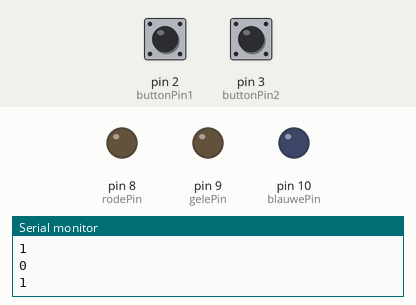
Simulated run of this sketch. Board: Arduino Uno, built with avr-gcc and run on an emulated ATmega328P. Parts: output pins drawn as LEDs (lit = HIGH), the last lines printed to the serial monitor. Dashed ring = blinking. The inputs (shaded band) are chosen by the test bench; at power-on: pin 2 (buttonPin1) HIGH, pin 3 (buttonPin2) HIGH.

Above: at 1.2 s.
1.3 s: pin 2 (buttonPin1) pulled LOW for 1 s
At 2.7 s:
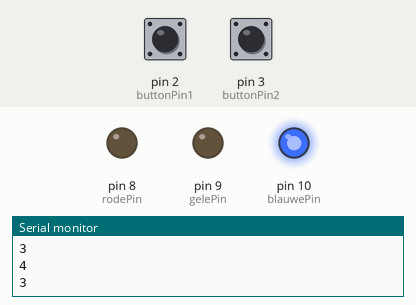
3.8 s: pin 3 (buttonPin2) pulled LOW for 3.2 s
At 4.08 s:
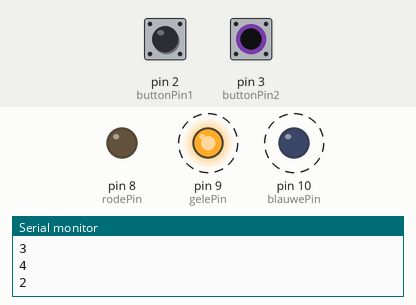
8.5 s: pin 3 (buttonPin2) pulled LOW for 0.15 s
At 9.8 s:
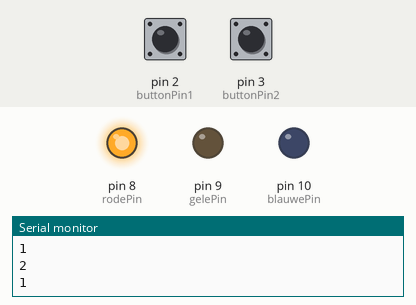
10.1 s: pin 3 (buttonPin2) pulled LOW for 1 s
At 12.0 s:
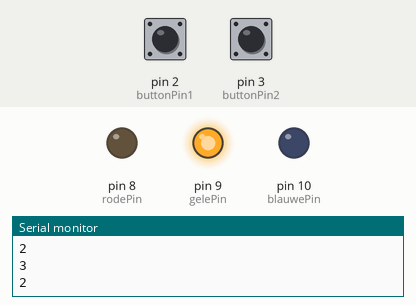
Timing chart, 0 to 13.5 s (numbered marks = the images above; inputs shaded):
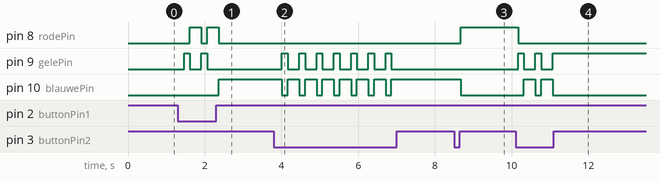

Measured:
- after the input at 1.3 s, pin 8 (rodePin): alternates HIGH for 0.30 s and LOW for 0.15 s, 4 changes in all, then stays LOW, starting after 0.31 s; pin 9 (gelePin): alternates HIGH for 0.15 s and LOW for 0.30 s, 4 changes in all, then stays LOW, starting after 0.16 s; pin 10 (blauwePin): LOW → HIGH after 1.1 s
- after the input at 3.8 s, pin 9 (gelePin): alternates HIGH for 0.15 s and LOW for 0.30 s, 14 changes in all, then stays LOW, starting after 0.21 s; pin 10 (blauwePin): alternates HIGH for 0.30 s and LOW for 0.15 s, 14 changes in all, then stays HIGH, starting after 0.21 s
- after the input at 8.5 s, pin 8 (rodePin): LOW → HIGH after 0.17 s; pin 10 (blauwePin): HIGH → LOW after 0.17 s
- after the input at 10.1 s, pin 8 (rodePin): HIGH → LOW after 0.07 s; pin 9 (gelePin): alternates HIGH for 0.15 s and LOW for 0.30 s, 5 changes in all, then stays HIGH, starting after 0.07 s; pin 10 (blauwePin): alternates HIGH for 0.30 s and LOW for 0.15 s, 4 changes in all, then stays LOW, starting after 0.22 s

The sketch:

POC_5.1.4.ino
```cpp
const int rodePin = 8;
const int gelePin = 9;
const int blauwePin = 10;
const int buttonPin1 = 2;
const int buttonPin2 = 3;

int buttonState1 = 0;
int buttonState2 = 0;
int buttonPrevious = 0;
int count = 0;

void setup() {
    Serial.begin(9600);
    pinMode (rodePin, OUTPUT);
    pinMode (gelePin, OUTPUT);
    pinMode (blauwePin, OUTPUT);
    pinMode (buttonPin1, INPUT_PULLUP);
    pinMode (buttonPin2, INPUT_PULLUP);
}

void loop() {
    // Als de button wordt ingedrukt, gaat count 1 omhoog en verschijnt het aantal op de SM
    buttonState1 = digitalRead(buttonPin1);
    if (buttonState1 != buttonPrevious)
    {
        if (buttonState1 == HIGH)
        {
            count++;
            Serial.println(count);
        }
        buttonState1 = buttonPrevious;
    }

    // Als de button wordt ingedrukt, gaat count 1 omlaag en verschijnt het aantal op de SM
    buttonState2 = digitalRead(buttonPin2);
    if (buttonState2 != buttonPrevious)
    {
        if (buttonState2 == HIGH)
        {
            count--;
            Serial.println(count);
        }
        buttonState2 = buttonPrevious;
    }


    if (count == 1)
    {
        digitalWrite (gelePin, LOW);
        digitalWrite (blauwePin, LOW);
        digitalWrite (rodePin, HIGH);
        delay(150);
    }

    else if (count == 2)
    {
        digitalWrite (blauwePin, LOW);
        digitalWrite (rodePin, LOW);
        digitalWrite (gelePin, HIGH);
        delay(150);
    }

    else if (count == 3)
    {
        digitalWrite (rodePin, LOW);
        digitalWrite (gelePin, LOW);
        digitalWrite (blauwePin, HIGH);
        delay(150);
    }

    else if (count == 4)
    {
        count = 1;
        delay(150);
    }

    else if (count == -1)
    {
        count = 3;
        delay(150);
    }
}
```
